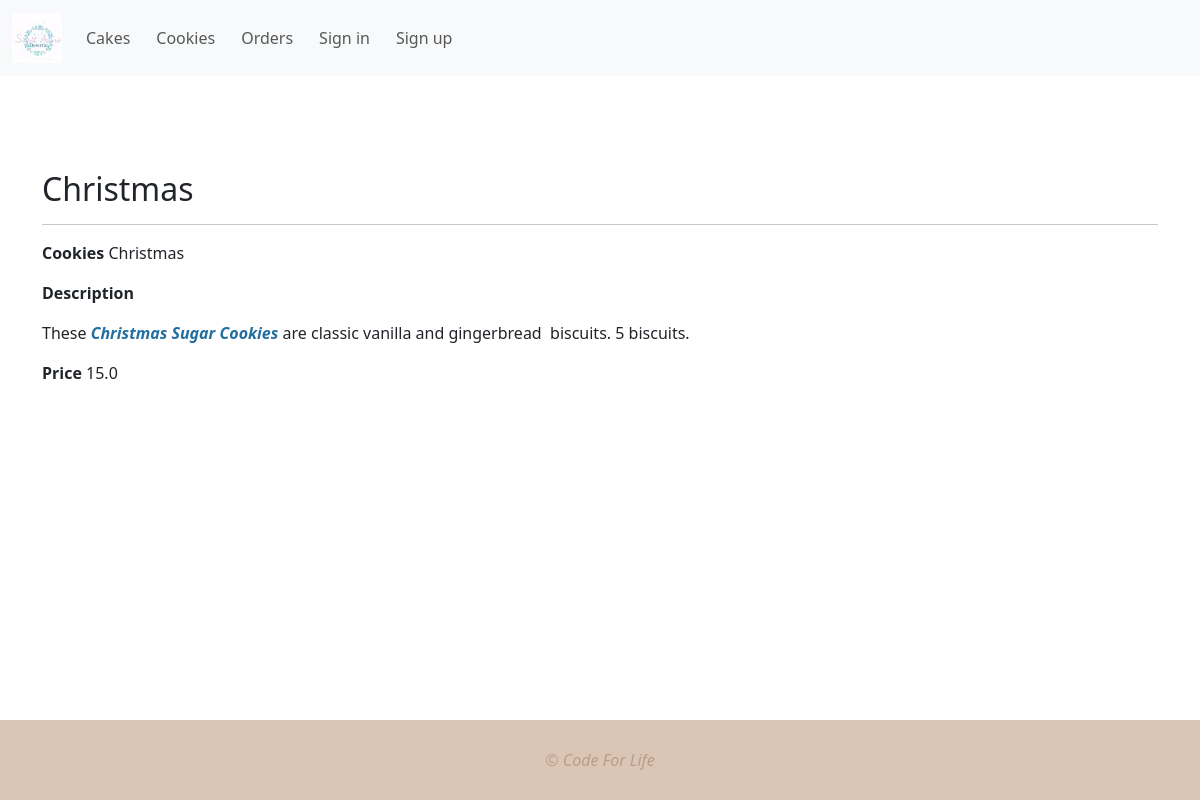
Screenshot of /cookies/3 with the database file from the repository.
### desserts/models.py (models this page shows, shortened)
class Product(models.Model):
    category = models.ForeignKey(
        Category, on_delete=models.CASCADE, blank=True, null=True, related_name="categories"
    )
    name = models.CharField(max_length=200, blank=True, null=True)
    description = HTMLField("Description", max_length=4096, default="")
    price = models.FloatField(blank=False, null=False)
    class Meta:
        verbose_name = "Product"
        verbose_name_plural = "Products"

### desserts/views.py (the view)
# urls.py: path("cookies/<int:pk>", views.CookiesDetailView.as_view(), name="cookies_details"),
class CookiesDetailView(generic.DetailView):
    template_name = "desserts/cookies_details.html"
    model = Product
    context_object_name = "cookies"

### desserts/templates/desserts/cookies_details.html (shortened to what this page needs)
{% extends "desserts/base.html" %}
{% load static %}
{% block content %}
  <h2>{{ cookies.name }}</h2>
  <hr />
  <p><strong>Cookies </strong>{{ cookies.name }}</p>
  <p><strong>Description</strong>{{ cookies.description|safe }}</p>
  <p><strong>Price </strong>{{ cookies.price }}</p>
{% endblock content %}

### desserts/static/desserts/css/main.css (style rules this page uses)
html, body { height: 100%; margin: 0; display: flex; flex-direction: column; }

### rows the page displays
Product: name "Christmas", description "These Christmas Sugar Cookies are classic vanilla and gingerbread biscuits. 5 biscuits.", price "15.0"
